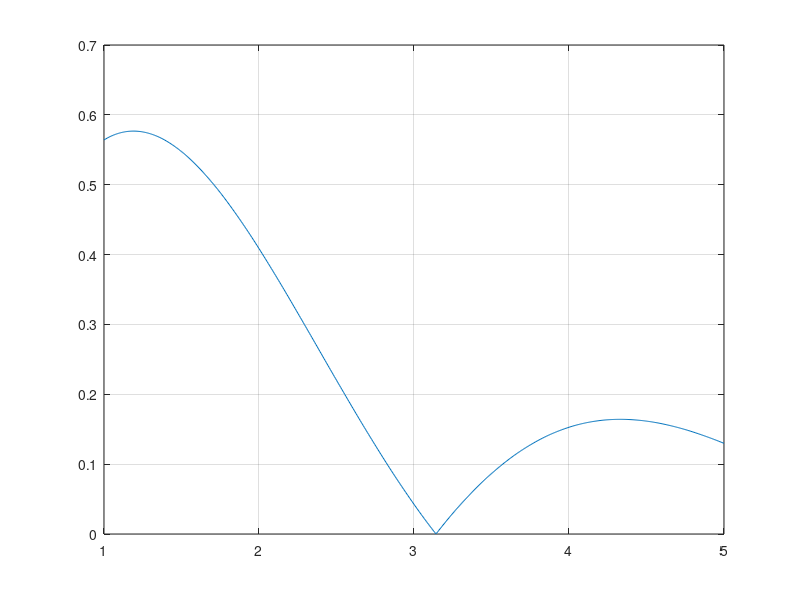

Write the MATLAB code that produced this figure. (Note: this script raises an error after producing the figure.)
%% 1
e = 0.85
m = 0
while e > 10^-13
    e = 0.5 * e
    m = m + 1;
end

%% 2
f = @(n) (n.^3).*log(n) - 147882;
n = linspace(0, 100, 401);
plot(n, f(n))
grid on

fzero(f,[34 35])
f(35)

%% 3
h = eps^(1/2)

%% 4
a = 0; b = 1;
alpha = (a+b)/2
beta = (b-a)/2

%% 5

f = @(x) abs(sin(x)).*exp(-2*x/5)
x = linspace(1, 5, 601);
plot(x, f(x))
grid on

a = 1; b = 5;
integral(f, a, b, 'AbsTol', 1e-10, 'RelTol', 2e-8)

%% 6
f = @(t,x) [x(2); -3*x(2)/5-x(1)/5];
t0 = 1; tmax = 2; N = 5; h = 0.2;
y0 = [9; 17];

format long
[t, y] = math2089heun(f, t0, tmax, N, y0);
[t, y]

%% 7 
f = @(t,x) [x(2); x(2)*exp(-3*x(1)) - 2*t*x(1) + t^2]
x0 = [2;1];
y0 = x0; 
t0 = 3; tmax = 4; N = 10;

[t, y] = math2089euler(f, t0, tmax, N, y0);
[t, y]

opt = odeset('RelTol', 1e-7, 'AbsTol', 1e-10);
[t, y] = ode45(f, [t0, tmax], y0, opt);
[t, y]
